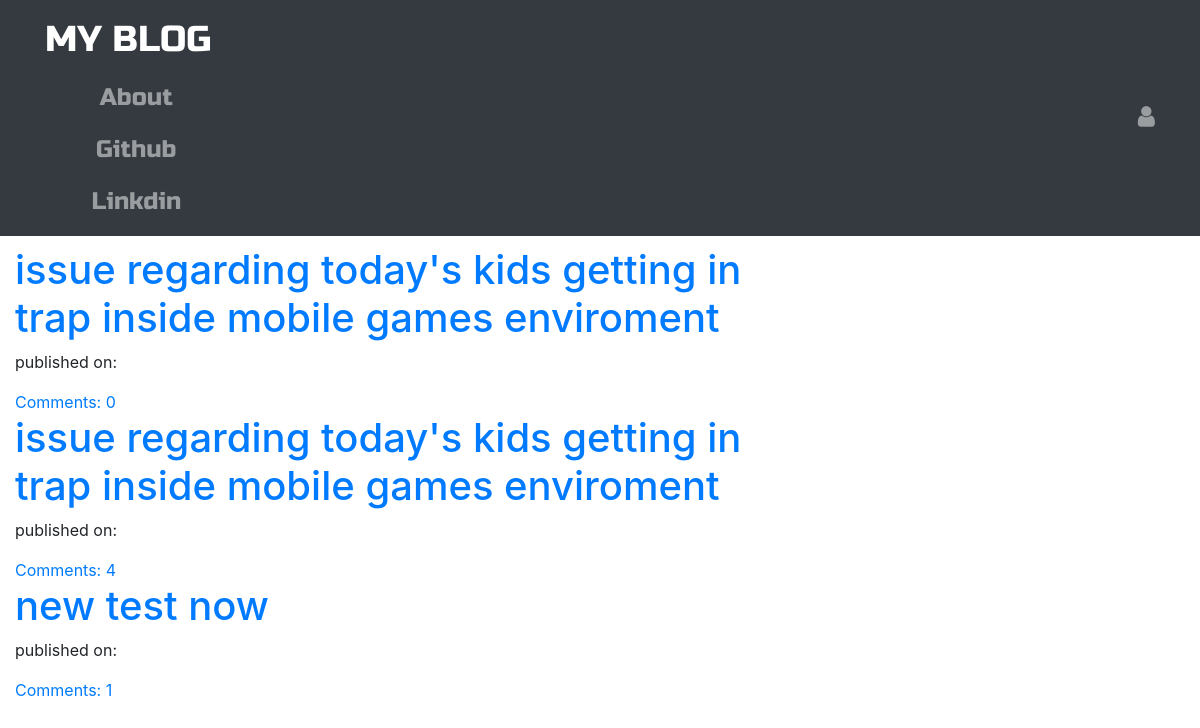
The page / on the database its author committed.
### blog/models.py (models this page shows, shortened)
class Post(models.Model):
    author= models.ForeignKey('auth.User', on_delete=models.CASCADE)
    title= models.CharField(max_length=200)
    text = models.TextField()
    created_date= models.DateTimeField(default=timezone.now())
    published_date= models.DateTimeField(blank=True, null=True)
    def approve_comments(self):
        return self.comments.filter(approved_comments=True)

### blog/views.py (the view)
# urls.py: path('',views.PostListView.as_view(),name='post_list'),
class PostListView(ListView):
    model = Post
    def get_queryset(self):
        return Post.objects.filter(published_date__lte=timezone.now()).order_by('-published_date')

### blog/templates/blog/post_list.html
{% extends 'blog/base.html' %}
{% block body_block %}
<div class="container">
<div class="centerstage">
  {% for post in post_list %}
    <div class="post">
      <h1><a href="{% url 'post_detail' pk=post.pk %}">{{ post.title }}</a> </h1>
      <div class="date">
        <p>published on: {{post.published|date:'D M Y'}}</p>
      </div>
      <a href="{% url 'post_detail' pk=post.pk %}">Comments: {{ post.approve_comments.count }}</a>
    </div>
  {%endfor%}
</div>
</div>
{% endblock %}

### blog/static/css/blog.css (style rules this page uses)
.centerstage { margin-left: auto; margin-right: auto; }
.loader { filter:hue-rotate(0deg); color:linear-gradient(45deg,#0f8,#08f); animation:hue 10000ms infinite linear; }

### rows shown on the page
Post: title "issue regarding today's kids getting in trap inside mobile games enviroment", approve_comments.count "0"
Post: title "issue regarding today's kids getting in trap inside mobile games enviroment", approve_comments.count "4"
Post: title "new test now", approve_comments.count "1"
